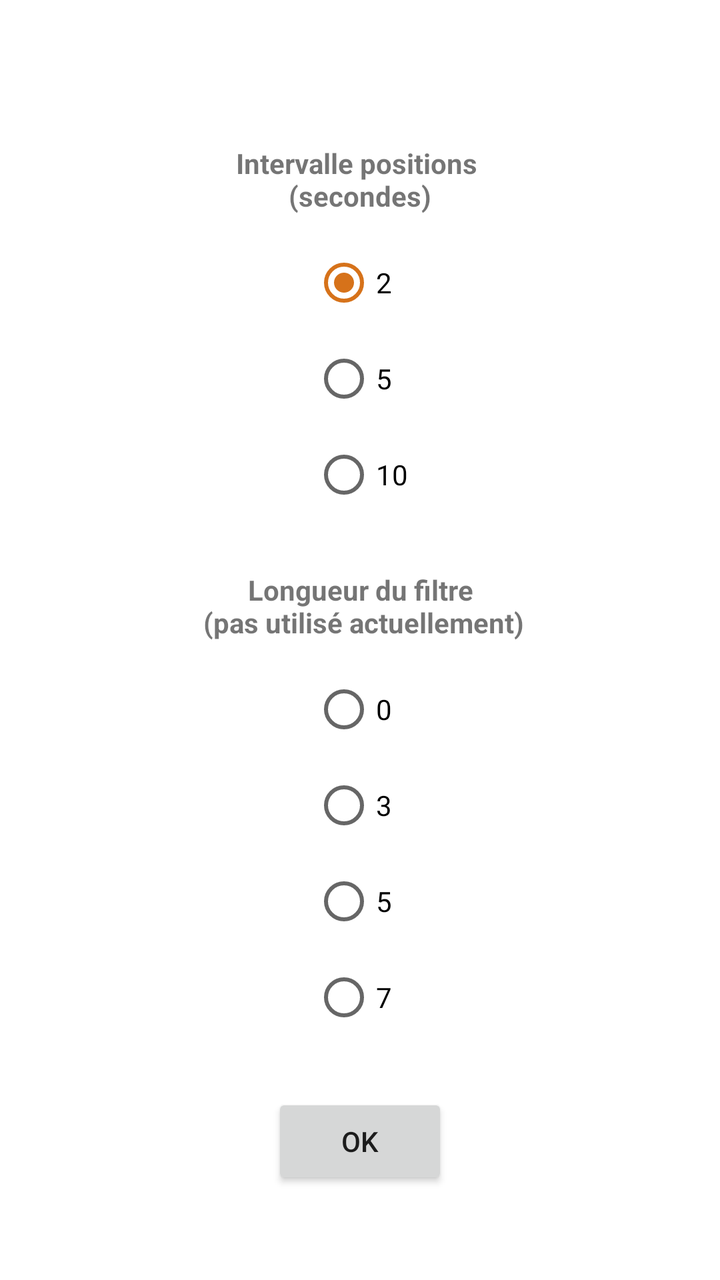
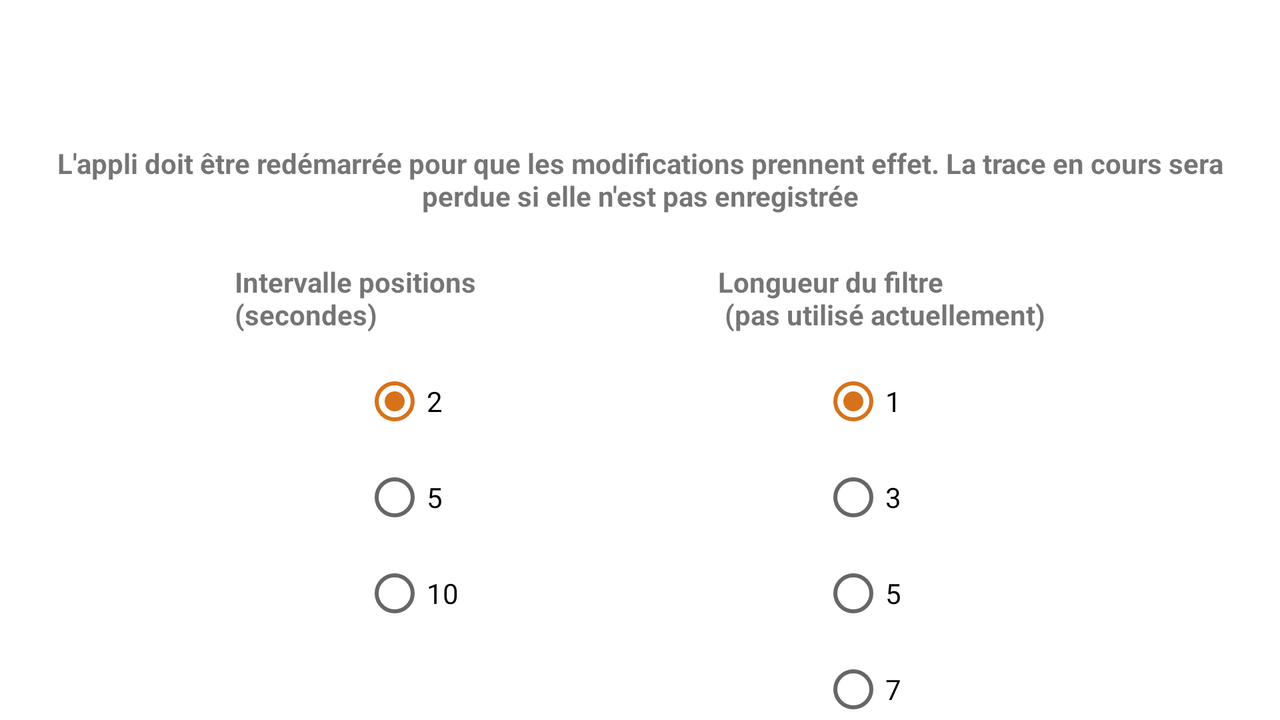

Two renders of one Android screen. The first uses the default layout on a phone; the second uses the alternative layout the repository ships for a different screen configuration, on a matching device. The two XML files are below.
<!-- AndroidManifest.xml: application theme Theme.MesChemins -->
<!-- res/layout/content_kparameters.xml -->
<?xml version="1.0" encoding="utf-8"?>
<androidx.core.widget.NestedScrollView
    xmlns:android="http://schemas.android.com/apk/res/android"
    xmlns:app="http://schemas.android.com/apk/res-auto"
    android:layout_width="match_parent"
    android:layout_height="match_parent">

    <androidx.constraintlayout.widget.ConstraintLayout
        xmlns:tools="http://schemas.android.com/tools"
        android:layout_width="match_parent"
        android:layout_height="match_parent"
        app:layout_behavior="@string/appbar_scrolling_view_behavior"
        tools:context=".ChoixApplis"
        tools:showIn="@layout/activity_kparameters">

        <TextView
            android:id="@+id/choixfrequ"
            android:layout_width="match_parent"
            android:layout_height="wrap_content"
            android:layout_marginTop="72dp"
            android:gravity="center_horizontal"
            android:text="@string/pref_interval"
            android:textStyle="bold"
            app:layout_constraintEnd_toEndOf="parent"
            app:layout_constraintStart_toStartOf="parent"
            app:layout_constraintTop_toTopOf="parent" />

        <RadioGroup
            android:id="@+id/groupfreq"
            android:layout_width="wrap_content"
            android:layout_height="wrap_content"
            android:checkedButton="@+id/deux"
            android:orientation="vertical"
            android:layout_marginTop="10dp"
            app:layout_constraintEnd_toEndOf="parent"
            app:layout_constraintStart_toStartOf="parent"
            app:layout_constraintTop_toBottomOf="@id/choixfrequ" >
            <RadioButton
                android:id="@+id/deux"
                android:layout_width="wrap_content"
                android:layout_height="wrap_content"
                android:text="2"
                />
            <RadioButton
                android:id="@+id/cinq"
                android:layout_width="wrap_content"
                android:layout_height="wrap_content"
                android:text="5"
                />
            <RadioButton
                android:id="@+id/dix"
                android:layout_width="wrap_content"
                android:layout_height="wrap_content"
                android:text="10"
                />
        </RadioGroup>

        <TextView
            android:id="@+id/choixfiltre"
            android:layout_width="match_parent"
            android:layout_height="wrap_content"
            android:layout_marginTop="24dp"
            android:gravity="center_horizontal"
            android:text="@string/pref_filtre"
            android:textStyle="bold"
            app:layout_constraintEnd_toEndOf="parent"
            app:layout_constraintStart_toStartOf="parent"
            app:layout_constraintTop_toBottomOf="@id/groupfreq" />

        <RadioGroup
            android:id="@+id/groupfiltre"
            android:layout_width="wrap_content"
            android:layout_height="wrap_content"
            android:checkedButton="@+id/zero"
            android:orientation="vertical"
            android:layout_marginTop="10dp"
            app:layout_constraintEnd_toEndOf="parent"
            app:layout_constraintStart_toStartOf="parent"
            app:layout_constraintTop_toBottomOf="@id/choixfiltre" >
            <RadioButton
                android:id="@+id/z0"
                android:layout_width="wrap_content"
                android:layout_height="wrap_content"
                android:text="0"
                />
            <RadioButton
                android:id="@+id/z3"
                android:layout_width="wrap_content"
                android:layout_height="wrap_content"
                android:text="3"
                />
            <RadioButton
                android:id="@+id/z5"
                android:layout_width="wrap_content"
                android:layout_height="wrap_content"
                android:text="5"
                />
            <RadioButton
                android:id="@+id/z7"
                android:layout_width="wrap_content"
                android:layout_height="wrap_content"
                android:text="7"
                />
        </RadioGroup>

        <Button
            android:id="@+id/buttonfin"
            android:layout_width="wrap_content"
            android:layout_height="wrap_content"
            android:layout_marginTop="24dp"
            android:layout_marginStart="32dp"
            android:layout_marginEnd="32dp"
            android:text="OK"
            app:layout_constraintEnd_toEndOf="parent"
            app:layout_constraintStart_toStartOf="parent"
            app:layout_constraintTop_toBottomOf="@+id/groupfiltre" />

    </androidx.constraintlayout.widget.ConstraintLayout>

</androidx.core.widget.NestedScrollView>
<!-- res/layout/activity_kparameters.xml (included above) -->
<?xml version="1.0" encoding="utf-8"?>
<androidx.coordinatorlayout.widget.CoordinatorLayout xmlns:android="http://schemas.android.com/apk/res/android"
    xmlns:app="http://schemas.android.com/apk/res-auto"
    xmlns:tools="http://schemas.android.com/tools"
    android:layout_width="match_parent"
    android:layout_height="match_parent"
    tools:context=".KParameters">

    <com.google.android.material.appbar.AppBarLayout
        android:layout_width="match_parent"
        android:layout_height="wrap_content"
        android:theme="@style/Theme.MesChemins.AppBarOverlay">

        <androidx.appcompat.widget.Toolbar
            android:id="@+id/toolbar"
            android:layout_width="match_parent"
            android:layout_height="?attr/actionBarSize"
            android:background="?attr/colorPrimary"
            app:popupTheme="@style/Theme.MesChemins.PopupOverlay" />

    </com.google.android.material.appbar.AppBarLayout>

    <include android:id="@+id/included"
    layout="@layout/content_kparameters" />

</androidx.coordinatorlayout.widget.CoordinatorLayout>
<!-- resources referenced by this layout -->
<resources>
  <string name="pref_filtre">Longueur du filtre\n (pas utilisé actuellement) </string>
  <string name="pref_interval">Intervalle positions \n(secondes)</string>
  <style name="Theme.MesChemins.AppBarOverlay" parent="ThemeOverlay.AppCompat.Dark.ActionBar" />
  <style name="Theme.MesChemins.PopupOverlay" parent="ThemeOverlay.AppCompat.Light" />
  <style name="Theme.MesChemins" parent="Theme.MaterialComponents.DayNight.DarkActionBar">
          
          <item name="colorPrimary">@color/bleu_clair</item>
          <item name="colorPrimaryVariant">@color/bleu_fonce</item>
          <item name="colorOnPrimary">@color/white</item>
          
          <item name="colorSecondary">@color/marron_bouton</item>
          <item name="colorSecondaryVariant">@color/marron_fonce</item>
          <item name="colorOnSecondary">@color/white</item>
          
          <item name="android:statusBarColor" tools:targetApi="l">?attr/colorPrimaryVariant</item>
          
          <item name="materialButtonStyle">@style/MyApp.Button</item>
      </style>
  <color name="bleu_clair">#1d63e3</color>
  <color name="bleu_fonce">#1653c1</color>
  <color name="white">#FFFFFFFF</color>
  <color name="marron_bouton">#D6721A</color>
  <color name="marron_fonce">#a85812</color>
  <style name="MyApp.Button" parent="@style/Widget.MaterialComponents.Button">
          <item name="shapeAppearanceOverlay">@style/ShapeAppearanceOverlay.MyApp.MaterialButton
          </item>
      </style>
  <style name="ShapeAppearanceOverlay.MyApp.MaterialButton" parent="">
          <item name="cornerFamily">rounded</item>
          <item name="cornerSize">20dp</item>
      </style>
</resources>
<!-- res/layout-land/content_kparameters.xml (the author's variant of the layout above) -->
<!-- drawn on the phone turned sideways -->
<?xml version="1.0" encoding="utf-8"?>
<androidx.core.widget.NestedScrollView
    xmlns:android="http://schemas.android.com/apk/res/android"
    xmlns:app="http://schemas.android.com/apk/res-auto"
    android:layout_width="match_parent"
    android:layout_height="match_parent">

    <androidx.constraintlayout.widget.ConstraintLayout
        xmlns:tools="http://schemas.android.com/tools"
        android:layout_width="match_parent"
        android:layout_height="match_parent"
        app:layout_behavior="@string/appbar_scrolling_view_behavior"
        tools:context=".ChoixApplis"
        tools:showIn="@layout/activity_kparameters">

        <TextView
            android:id="@+id/titleprefs"
            android:layout_width="match_parent"
            android:layout_height="wrap_content"
            android:layout_marginTop="72dp"
            android:layout_marginHorizontal="20dp"
            android:gravity="center_horizontal"
            android:text="@string/title_prefs"
            android:textStyle="bold"
            app:layout_constraintEnd_toEndOf="parent"
            app:layout_constraintStart_toStartOf="parent"
            app:layout_constraintTop_toTopOf="parent" />

        <TextView
            android:id="@+id/choixfrequ"
            android:layout_width="wrap_content"
            android:layout_height="wrap_content"
            android:layout_marginTop="24dp"
            android:text="@string/pref_interval"
            android:textStyle="bold"
            app:layout_constraintEnd_toStartOf="@id/choixfiltre"
            app:layout_constraintStart_toStartOf="parent"
            app:layout_constraintTop_toBottomOf="@id/titleprefs" />

        <RadioGroup
            android:id="@+id/groupfreq"
            android:layout_width="wrap_content"
            android:layout_height="wrap_content"
            android:checkedButton="@+id/deux"
            android:orientation="vertical"
            android:layout_marginTop="10dp"
            app:layout_constraintEnd_toStartOf="@id/groupfiltre"
            app:layout_constraintStart_toStartOf="parent"
            app:layout_constraintTop_toBottomOf="@id/choixfrequ" >
            <RadioButton
                android:id="@+id/deux"
                android:layout_width="wrap_content"
                android:layout_height="wrap_content"
                android:text="2"
                />
            <RadioButton
                android:id="@+id/cinq"
                android:layout_width="wrap_content"
                android:layout_height="wrap_content"
                android:text="5"
                />
            <RadioButton
                android:id="@+id/dix"
                android:layout_width="wrap_content"
                android:layout_height="wrap_content"
                android:text="10"
                />
        </RadioGroup>

        <TextView
            android:id="@+id/choixfiltre"
            android:layout_width="wrap_content"
            android:layout_height="wrap_content"
            android:layout_marginTop="24dp"
            android:text="@string/pref_filtre"
            android:textStyle="bold"
            app:layout_constraintEnd_toEndOf="parent"
            app:layout_constraintStart_toEndOf="@id/choixfrequ"
            app:layout_constraintTop_toBottomOf="@id/titleprefs" />

        <RadioGroup
            android:id="@+id/groupfiltre"
            android:layout_width="wrap_content"
            android:layout_height="wrap_content"
            android:checkedButton="@+id/z1"
            android:orientation="vertical"
            android:layout_marginTop="10dp"
            app:layout_constraintEnd_toEndOf="parent"
            app:layout_constraintStart_toEndOf="@id/groupfreq"
            app:layout_constraintTop_toBottomOf="@id/choixfiltre" >
            <RadioButton
                android:id="@+id/z1"
                android:layout_width="wrap_content"
                android:layout_height="wrap_content"
                android:text="1"
                />
            <RadioButton
                android:id="@+id/z3"
                android:layout_width="wrap_content"
                android:layout_height="wrap_content"
                android:text="3"
                />
            <RadioButton
                android:id="@+id/z5"
                android:layout_width="wrap_content"
                android:layout_height="wrap_content"
                android:text="5"
                />
            <RadioButton
                android:id="@+id/z7"
                android:layout_width="wrap_content"
                android:layout_height="wrap_content"
                android:text="7"
                />
        </RadioGroup>

        <Button
            android:id="@+id/buttonfin"
            android:layout_width="wrap_content"
            android:layout_height="wrap_content"
            android:layout_marginTop="24dp"
            android:layout_marginStart="32dp"
            android:layout_marginEnd="32dp"
            android:text="OK"
            app:layout_constraintEnd_toEndOf="parent"
            app:layout_constraintStart_toStartOf="parent"
            app:layout_constraintTop_toBottomOf="@+id/groupfiltre" />

    </androidx.constraintlayout.widget.ConstraintLayout>

</androidx.core.widget.NestedScrollView>
<!-- res/layout/content_kparameters.xml (included above) -->
<?xml version="1.0" encoding="utf-8"?>
<androidx.core.widget.NestedScrollView
    xmlns:android="http://schemas.android.com/apk/res/android"
    xmlns:app="http://schemas.android.com/apk/res-auto"
    android:layout_width="match_parent"
    android:layout_height="match_parent">

    <androidx.constraintlayout.widget.ConstraintLayout
        xmlns:tools="http://schemas.android.com/tools"
        android:layout_width="match_parent"
        android:layout_height="match_parent"
        app:layout_behavior="@string/appbar_scrolling_view_behavior"
        tools:context=".ChoixApplis"
        tools:showIn="@layout/activity_kparameters">

        <TextView
            android:id="@+id/choixfrequ"
            android:layout_width="match_parent"
            android:layout_height="wrap_content"
            android:layout_marginTop="72dp"
            android:gravity="center_horizontal"
            android:text="@string/pref_interval"
            android:textStyle="bold"
            app:layout_constraintEnd_toEndOf="parent"
            app:layout_constraintStart_toStartOf="parent"
            app:layout_constraintTop_toTopOf="parent" />

        <RadioGroup
            android:id="@+id/groupfreq"
            android:layout_width="wrap_content"
            android:layout_height="wrap_content"
            android:checkedButton="@+id/deux"
            android:orientation="vertical"
            android:layout_marginTop="10dp"
            app:layout_constraintEnd_toEndOf="parent"
            app:layout_constraintStart_toStartOf="parent"
            app:layout_constraintTop_toBottomOf="@id/choixfrequ" >
            <RadioButton
                android:id="@+id/deux"
                android:layout_width="wrap_content"
                android:layout_height="wrap_content"
                android:text="2"
                />
            <RadioButton
                android:id="@+id/cinq"
                android:layout_width="wrap_content"
                android:layout_height="wrap_content"
                android:text="5"
                />
            <RadioButton
                android:id="@+id/dix"
                android:layout_width="wrap_content"
                android:layout_height="wrap_content"
                android:text="10"
                />
        </RadioGroup>

        <TextView
            android:id="@+id/choixfiltre"
            android:layout_width="match_parent"
            android:layout_height="wrap_content"
            android:layout_marginTop="24dp"
            android:gravity="center_horizontal"
            android:text="@string/pref_filtre"
            android:textStyle="bold"
            app:layout_constraintEnd_toEndOf="parent"
            app:layout_constraintStart_toStartOf="parent"
            app:layout_constraintTop_toBottomOf="@id/groupfreq" />

        <RadioGroup
            android:id="@+id/groupfiltre"
            android:layout_width="wrap_content"
            android:layout_height="wrap_content"
            android:checkedButton="@+id/zero"
            android:orientation="vertical"
            android:layout_marginTop="10dp"
            app:layout_constraintEnd_toEndOf="parent"
            app:layout_constraintStart_toStartOf="parent"
            app:layout_constraintTop_toBottomOf="@id/choixfiltre" >
            <RadioButton
                android:id="@+id/z0"
                android:layout_width="wrap_content"
                android:layout_height="wrap_content"
                android:text="0"
                />
            <RadioButton
                android:id="@+id/z3"
                android:layout_width="wrap_content"
                android:layout_height="wrap_content"
                android:text="3"
                />
            <RadioButton
                android:id="@+id/z5"
                android:layout_width="wrap_content"
                android:layout_height="wrap_content"
                android:text="5"
                />
            <RadioButton
                android:id="@+id/z7"
                android:layout_width="wrap_content"
                android:layout_height="wrap_content"
                android:text="7"
                />
        </RadioGroup>

        <Button
            android:id="@+id/buttonfin"
            android:layout_width="wrap_content"
            android:layout_height="wrap_content"
            android:layout_marginTop="24dp"
            android:layout_marginStart="32dp"
            android:layout_marginEnd="32dp"
            android:text="OK"
            app:layout_constraintEnd_toEndOf="parent"
            app:layout_constraintStart_toStartOf="parent"
            app:layout_constraintTop_toBottomOf="@+id/groupfiltre" />

    </androidx.constraintlayout.widget.ConstraintLayout>

</androidx.core.widget.NestedScrollView>
<!-- resources referenced by the variant -->
<!-- as the phone turned sideways resolves them -->
<resources>
  <string name="pref_filtre">Longueur du filtre\n (pas utilisé actuellement) </string>
  <string name="pref_interval">Intervalle positions \n(secondes)</string>
  <string name="title_prefs">L\'appli doit être redémarrée pour que
      les modifications prennent effet. La trace en cours sera perdue si elle n\'est pas enregistrée</string>
  <style name="Theme.MesChemins.AppBarOverlay" parent="ThemeOverlay.AppCompat.Dark.ActionBar" />
  <style name="Theme.MesChemins.PopupOverlay" parent="ThemeOverlay.AppCompat.Light" />
  <style name="Theme.MesChemins" parent="Theme.MaterialComponents.DayNight.DarkActionBar">
          
          <item name="colorPrimary">@color/bleu_clair</item>
          <item name="colorPrimaryVariant">@color/bleu_fonce</item>
          <item name="colorOnPrimary">@color/white</item>
          
          <item name="colorSecondary">@color/marron_bouton</item>
          <item name="colorSecondaryVariant">@color/marron_fonce</item>
          <item name="colorOnSecondary">@color/white</item>
          
          <item name="android:statusBarColor" tools:targetApi="l">?attr/colorPrimaryVariant</item>
          
          <item name="materialButtonStyle">@style/MyApp.Button</item>
      </style>
  <color name="bleu_clair">#1d63e3</color>
  <color name="bleu_fonce">#1653c1</color>
  <color name="white">#FFFFFFFF</color>
  <color name="marron_bouton">#D6721A</color>
  <color name="marron_fonce">#a85812</color>
  <style name="MyApp.Button" parent="@style/Widget.MaterialComponents.Button">
          <item name="shapeAppearanceOverlay">@style/ShapeAppearanceOverlay.MyApp.MaterialButton
          </item>
      </style>
  <style name="ShapeAppearanceOverlay.MyApp.MaterialButton" parent="">
          <item name="cornerFamily">rounded</item>
          <item name="cornerSize">20dp</item>
      </style>
</resources>
